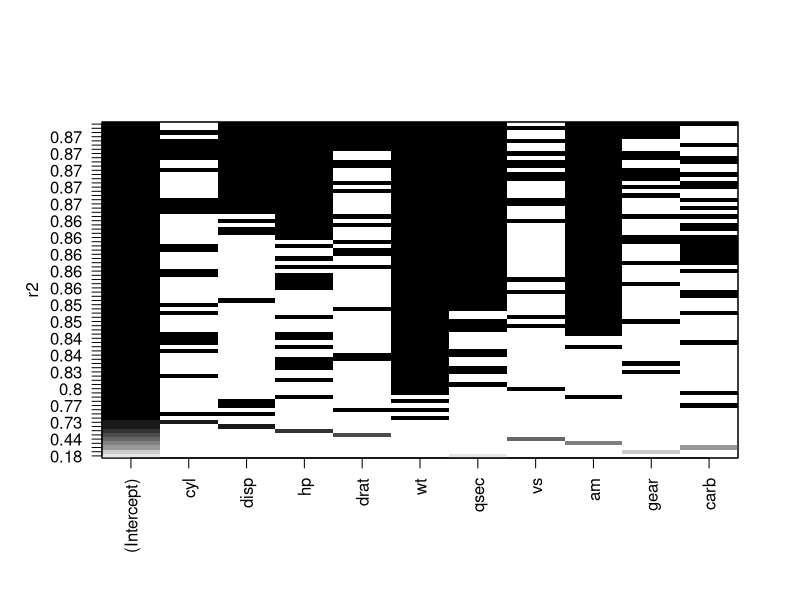
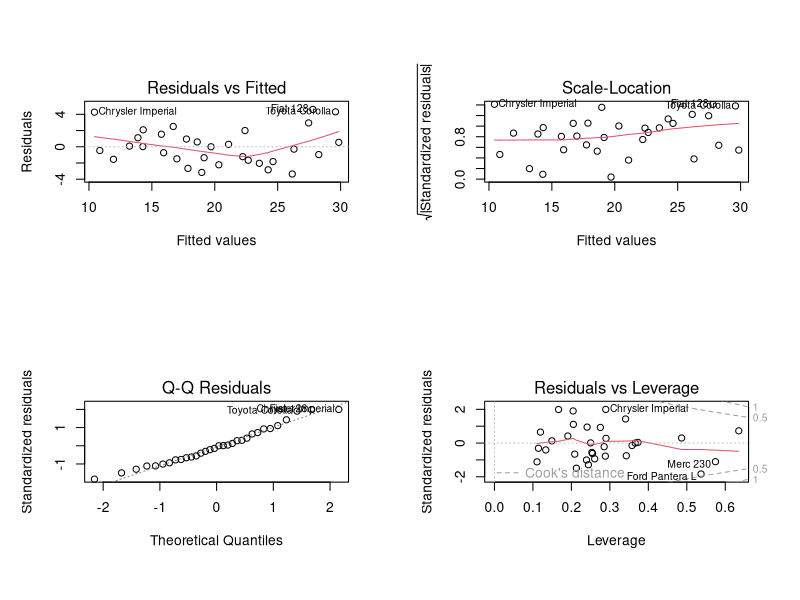

Write R code to recreate these figures, in order.
## ---- chunk 1
library("leaps")
dataset <- mtcars
dataset[1:16,]
## ---- chunk 2
leaps<-regsubsets(mpg ~ ., data=dataset,nbest=10)
plot(leaps,scale="r2")

## ---- chunk 3
fit <- lm(mpg ~ disp + hp + drat + wt + qsec + am + gear + carb, data=dataset)
fit$call
fit$coefficients

## ---- chunk 4
layout(matrix(c(1,2,3,4),2,2)) 
plot(fit)
